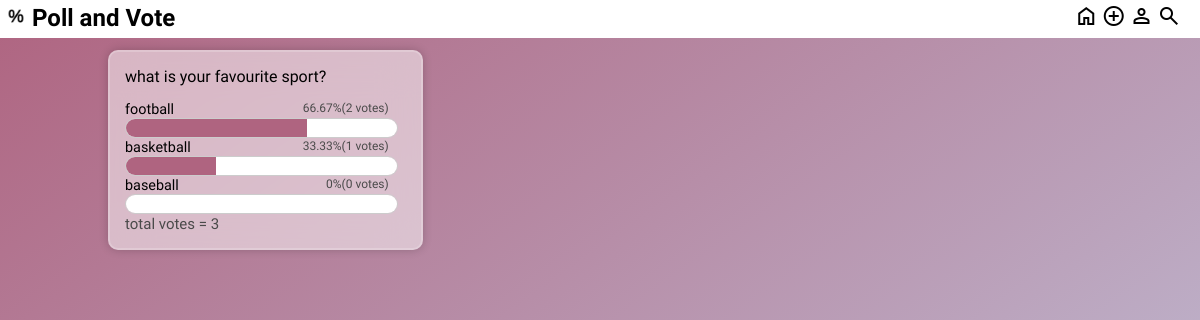
/index.php?filter=SPORTS, run on the app's committed database.
### tables this page shows
CREATE TABLE `questions` (
  `qid` int(11) NOT NULL,
  `uid` int(11) NOT NULL,
  `question` text NOT NULL,
  `category` varchar(255) NOT NULL,
  `dueDate` text DEFAULT NULL,
  `status` varchar(255) NOT NULL
);

CREATE TABLE `choices` (
  `chid` int(11) NOT NULL,
  `qid` int(11) NOT NULL,
  `choice` varchar(255) NOT NULL
);

### viewPoll.php (the view, shortened to what this page needs)
<?php
            try {
                require('connection.php');
                function test_input($data){
                    $data = trim($data);
                    $data = stripslashes($data);
                    $data = htmlspecialchars($data);
                    return $data;
                }
                if(isset($_GET['filter']) && $_GET['filter'] != 'ALL') {
                    $category = test_input($_GET['filter']);
                    $sql = "SELECT * FROM questions WHERE category = ? ORDER BY qid DESC;";
                    $questions = $db->prepare($sql);
                    $questions->execute(array($category));
                }
                elseif(isset($_GET['status'])){
                    $status = test_input($_GET['status']);
                    $sql = "SELECT * FROM questions WHERE status = ? ORDER BY qid DESC;";
                    $questions = $db->prepare($sql);
                    $questions->execute(array($status));
                }
                else {
                    $sql = "SELECT * FROM questions ORDER BY qid DESC;";
                    $questions = $db->prepare($sql);
                    $questions->execute();
                }
                $choices = $db->prepare ("SELECT * FROM choices WHERE qid = ?");
                foreach($questions as $question) {
                    $choices->execute(array($question['qid']));
                    echo "
                        <div class='poll' id='$question[qid]'>
                            <p>
                            $question[question] <br>";
                    echo "</p>";
                    if(isset($_POST[$question['qid']]) || $question['status'] == "inactive" || isset($vote)){
                        $totalVotes = $db->prepare("SELECT COUNT(qid) FROM votes WHERE qid = ?;");
                        $totalVotes->execute(array($question['qid']));
                        if($total = $totalVotes->fetch()) $tv = $total[0];
                        $choiceVotes = $db->prepare("SELECT COUNT(chid) FROM votes WHERE chid = ?;");
                    }
                    else {
                        $url = "index.php?" . htmlspecialchars($_SERVER['QUERY_STRING']) . "#" . $question['qid'];
                        echo "
                            <form class='pollForm' method='post' onsubmit='return validateUser()' action='$url'>
                        ";
                    }
                    foreach($choices as $choice){
                        if((isset($_POST[$question['qid']]) || $question['status'] == "inactive" || isset($vote))){
                            $choiceVotes->execute(array($choice['chid']));
                            if($votes = $choiceVotes->fetch())
                                $vs = $votes[0];
                            if($tv == 0)
                                $percentage = 0;
                            else
                                $percentage = round((($vs/$tv)*100),2);
                            echo "
                                <label for='chid'>$choice[choice]</label> <span id='percentage'>$percentage%($vs votes)</span> <br>
                                <progress id='chid' value=$vs max=$tv><span id='percentages'></span></progress>
                            ";
                            echo "<br>";
                        }
                        else {
                            echo "
                                    <input type='radio' value='$choice[chid]' name='chid' id='$choice[chid]'>
                                    <label for='$choice[chid]' class='radioLabels'>$choice[choice]</label> <br>
                                ";
                        }
                    }
                    if(isset($_POST[$question['qid']])){
                        echo "
                            <form method='post'>
                                <input type='submit' value='back' name='back'>
                            </form>
                            ";
                    }
                    else
                        echo "<span class='total'>total votes = $tv</span><br>";
                    echo "</div>";
                }
            }
            catch (PDOException $e) {
                die($e->getMessage());
            }
?>

### AHstyle.css (style rules this page uses)
html { height: 100%; }
body { max-width: 1024px; background-image: linear-gradient(to bottom right, #AF6480, #C3CEE5); background-attachment: fixed; height: 100%; margin: 0 auto; background-repeat: no-repeat; background-size: cover; background-position: center; font-family: 'Signika', sans-serif; font-weight: 400; font-size: 0.9rem; color: black; }
.poll { break-inside: avoid-column; margin-bottom: 20px; padding: 10px 2px 15px 15px; border-radius: 10px; background-color: rgba(255, 255, 255, 0.5); border: 2px solid rgba(255,255,255,0.2); backdrop-filter: blur(20px); box-shadow: 0 0 10px rgba(0,0,0,0.2); border-radius: 10px; }
.poll p:first-of-type { font-size: medium; margin: 5px 0 15px 0; }
#date, .total { color: rgb(74, 74, 74); font-size: 15px; }
#percentage { color: rgb(74, 74, 74); float: right; font-size: smaller; margin: 0 30px 0; }
progress { width: 93%; height: 20px; border: 0.5px solid #ccc; border-radius: 20px; overflow: hidden; }

### data on the page
questions: question "what is your favourite sport?", tv "3"
choices: choice "football", percentage "66.67", vs "2"
choices: choice "basketball", percentage "33.33", vs "1"
choices: choice "baseball", percentage "0", vs "0"
